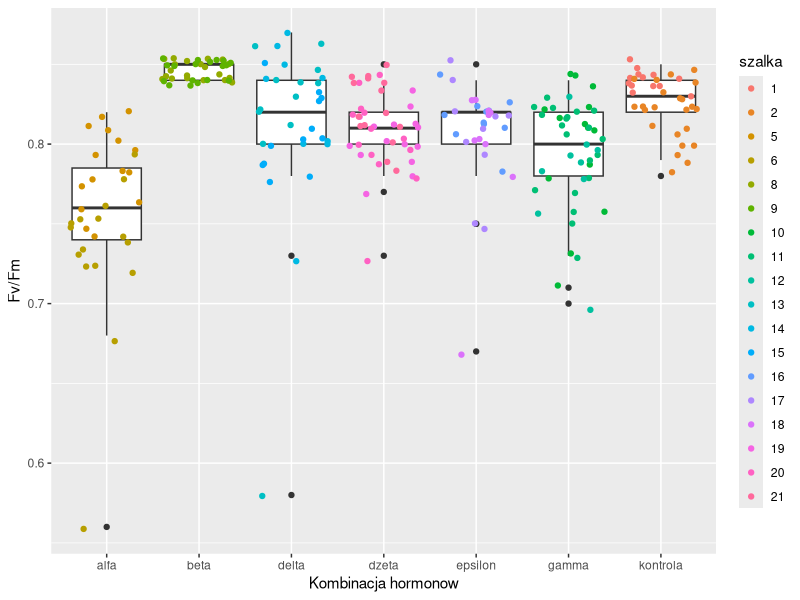
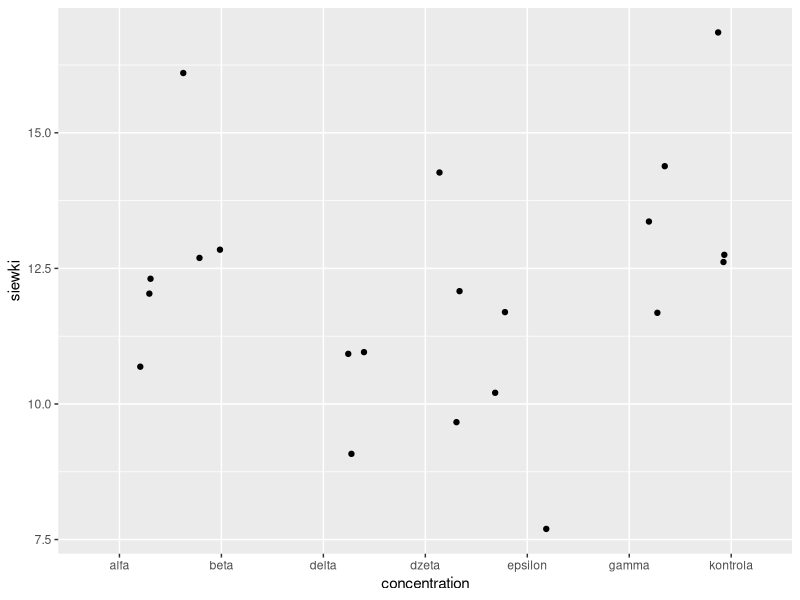
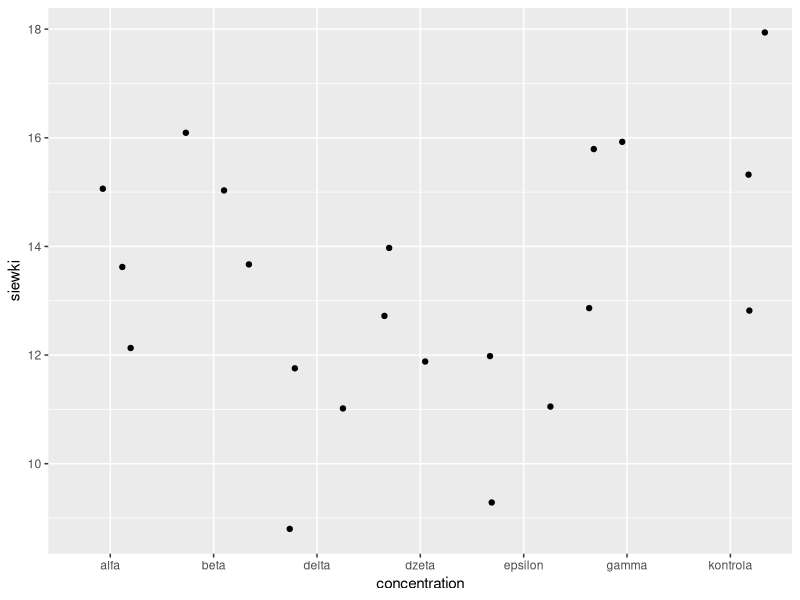
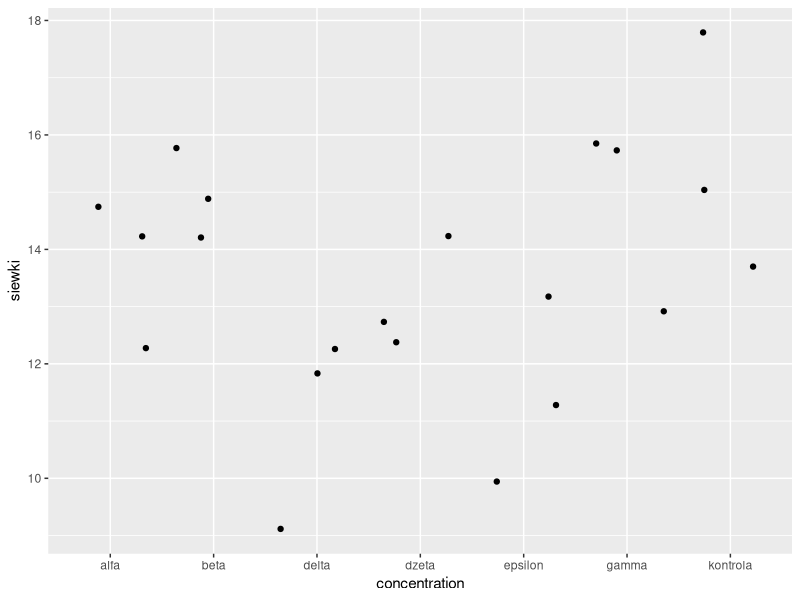
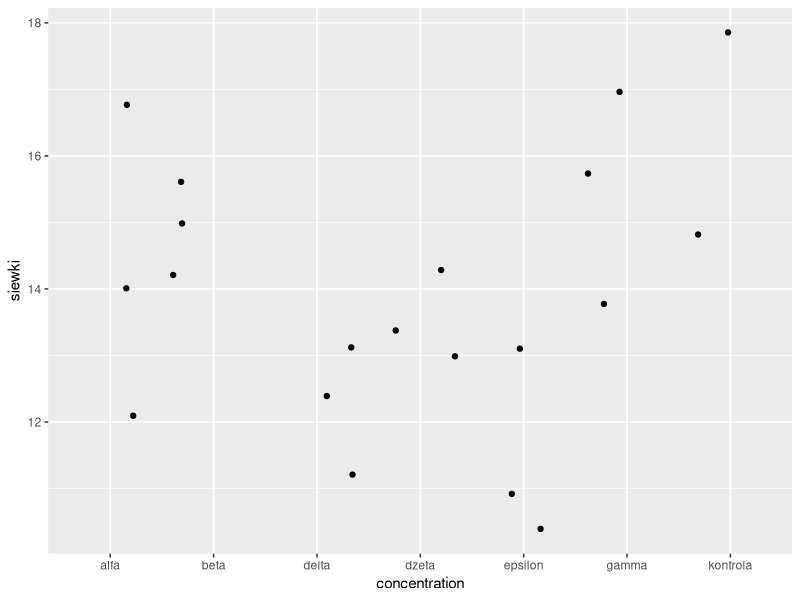
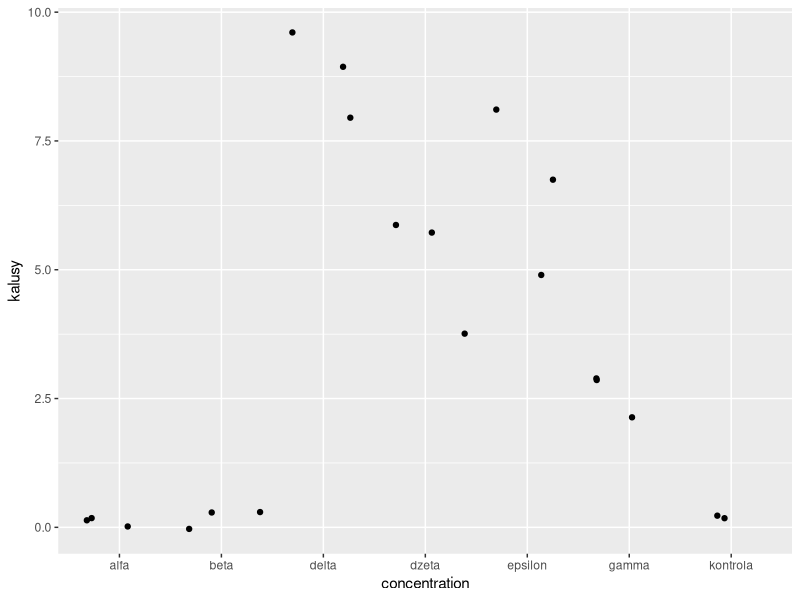
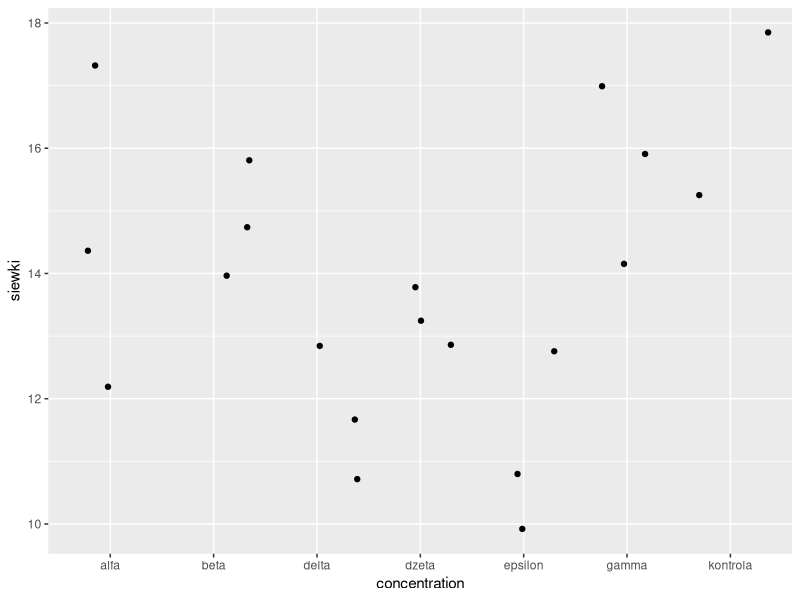
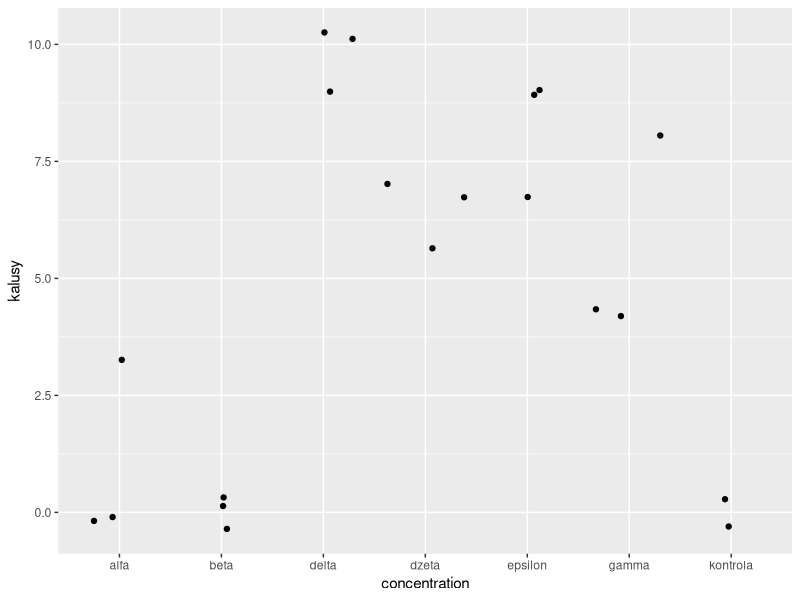

Write R code to recreate these figures, in order.
## ---- chunk 1
library(ggplot2)
library(ggpubr)
yield = read.csv("./yield.csv")
yield$szalka = as.factor(yield$szalka)
yield$concentration = as.factor(yield$concentration)
summary(yield)

ggplot(data = yield) + 
  geom_boxplot(aes(x=concentration, y=yield)) +
  geom_jitter(aes(x=concentration, y=yield, color=szalka)) +
  xlab("Kombinacja hormonow") + 
  ylab("Fv/Fm")
## ---- chunk 2
kruskal.test(yield ~ concentration, data = yield)

results = compare_means(yield ~ concentration, data = yield)
write.table(results, "yield_results.txt") # porownanie grup zapisane do pliku yield_results.txt
## ---- chunk 3
library(ggplot2)
library(ggpubr)

kielkowanie = read.csv("./kielkowanie.csv")
## ---- chunk 4
ggplot(data = subset(kielkowanie, day == 7)) +
  geom_jitter(aes(x=concentration, y=siewki))

kruskal.test(siewki ~ concentration, data = subset(kielkowanie, day == 7))
compare_means(siewki ~ concentration, data = subset(kielkowanie, day == 7))
## ---- chunk 5
ggplot(data = subset(kielkowanie, day == 14)) +
  geom_jitter(aes(x=concentration, y=siewki))

kruskal.test(siewki ~ concentration, data = subset(kielkowanie, day == 14))
compare_means(siewki ~ concentration, data = subset(kielkowanie, day == 14))
## ---- chunk 6
ggplot(data = subset(kielkowanie, day == 21)) +
  geom_jitter(aes(x=concentration, y=siewki))

kruskal.test(siewki ~ concentration, data = subset(kielkowanie, day == 21))
compare_means(siewki ~ concentration, data = subset(kielkowanie, day == 21))
## ---- chunk 7
ggplot(data = subset(kielkowanie, day == 28)) +
  geom_jitter(aes(x=concentration, y=siewki))

kruskal.test(siewki ~ concentration, data = subset(kielkowanie, day == 28))
compare_means(siewki ~ concentration, data = subset(kielkowanie, day == 28))
## ---- chunk 8
ggplot(data = subset(kielkowanie, day == 28)) +
  geom_jitter(aes(x=concentration, y=kalusy))

kruskal.test(kalusy ~ concentration, data = subset(kielkowanie, day == 28))
compare_means(kalusy ~ concentration, data = subset(kielkowanie, day == 28))
## ---- chunk 9
ggplot(data = subset(kielkowanie, day == 33)) +
  geom_jitter(aes(x=concentration, y=siewki))

kruskal.test(siewki ~ concentration, data = subset(kielkowanie, day == 33))
compare_means(siewki ~ concentration, data = subset(kielkowanie, day == 33))
## ---- chunk 10
ggplot(data = subset(kielkowanie, day == 33)) +
  geom_jitter(aes(x=concentration, y=kalusy))

kruskal.test(kalusy ~ concentration, data = subset(kielkowanie, day == 33))
compare_means(kalusy ~ concentration, data = subset(kielkowanie, day == 33))
## ---- chunk 11
ggplot(data = subset(kielkowanie, day == 39)) +
  geom_jitter(aes(x=concentration, y=siewki))

kruskal.test(siewki ~ concentration, data = subset(kielkowanie, day == 39))
compare_means(siewki ~ concentration, data = subset(kielkowanie, day == 39))
## ---- chunk 12
ggplot(data = subset(kielkowanie, day == 39)) +
  geom_jitter(aes(x=concentration, y=kalusy))

kruskal.test(kalusy ~ concentration, data = subset(kielkowanie, day == 39))
compare_means(kalusy ~ concentration, data = subset(kielkowanie, day == 39))
## ---- chunk 13
ggplot(data = subset(kielkowanie, day == 41)) +
  geom_jitter(aes(x=concentration, y=siewki))

kruskal.test(siewki ~ concentration, data = subset(kielkowanie, day == 41))
compare_means(siewki ~ concentration, data = subset(kielkowanie, day == 41))
## ---- chunk 14
ggplot(data = subset(kielkowanie, day == 41)) +
  geom_jitter(aes(x=concentration, y=kalusy))

kruskal.test(kalusy ~ concentration, data = subset(kielkowanie, day == 41))
compare_means(kalusy ~ concentration, data = subset(kielkowanie, day == 41))
## ---- chunk 15
ggplot(data = kielkowanie) + geom_jitter(aes(x = day, y = siewki)) + facet_wrap(~concentration, nrow = 3) + theme_bw()
## ---- chunk 16
ggplot(data = kielkowanie) + geom_jitter(aes(x = day, y = kalusy)) + facet_wrap(~concentration, nrow = 3) + theme_bw()
